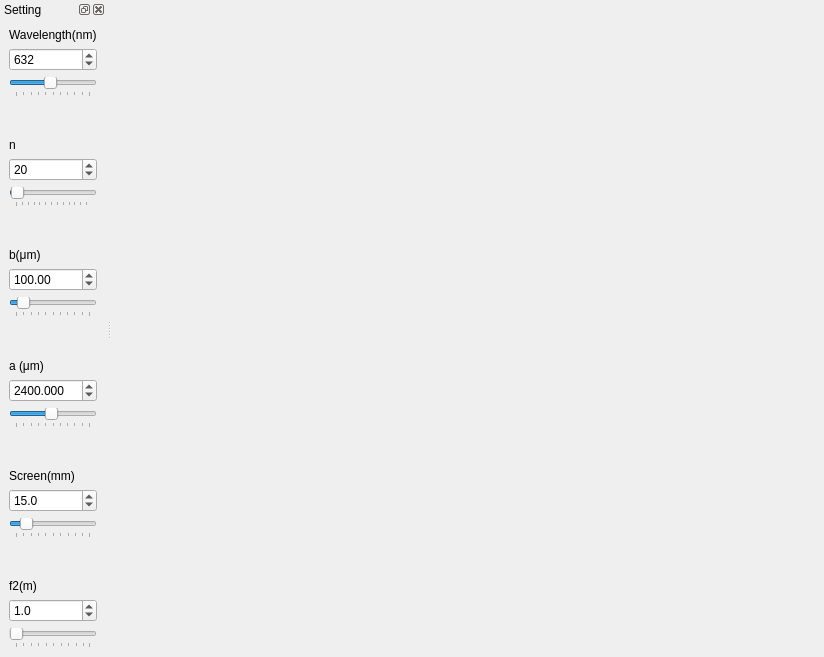
<?xml version="1.0" encoding="UTF-8"?>
<ui version="4.0">
 <class>MainWindow</class>
 <widget class="QMainWindow" name="MainWindow">
  <property name="geometry">
   <rect>
    <x>0</x>
    <y>0</y>
    <width>824</width>
    <height>657</height>
   </rect>
  </property>
  <property name="windowTitle">
   <string>Diffraction - Fraunhofer</string>
  </property>
  <widget class="QWidget" name="centralWidget">
   <layout class="QHBoxLayout" name="horizontalLayout">
    <item>
     <widget class="MPL_WIDGET_2D" name="mplwidget2D" native="true"/>
    </item>
   </layout>
  </widget>
  <widget class="QDockWidget" name="dockWidget">
   <property name="windowTitle">
    <string>Setting</string>
   </property>
   <attribute name="dockWidgetArea">
    <number>1</number>
   </attribute>
   <widget class="QWidget" name="dockWidgetContents_3">
    <layout class="QHBoxLayout" name="horizontalLayout_4">
     <item>
      <layout class="QVBoxLayout" name="verticalLayout">
       <item>
        <widget class="QLabel" name="label_lamda">
         <property name="text">
          <string>Wavelength(nm)</string>
         </property>
        </widget>
       </item>
       <item>
        <widget class="QSpinBox" name="SpinBox_lambda">
         <property name="statusTip">
          <string>Change the wave length of monochromatic light</string>
         </property>
         <property name="locale">
          <locale language="English" country="UnitedStates"/>
         </property>
         <property name="minimum">
          <number>400</number>
         </property>
         <property name="maximum">
          <number>900</number>
         </property>
         <property name="singleStep">
          <number>10</number>
         </property>
         <property name="value">
          <number>632</number>
         </property>
        </widget>
       </item>
       <item>
        <widget class="QSlider" name="slider_lambda">
         <property name="statusTip">
          <string>Change the wave length of monochromatic light</string>
         </property>
         <property name="locale">
          <locale language="English" country="UnitedStates"/>
         </property>
         <property name="minimum">
          <number>400</number>
         </property>
         <property name="maximum">
          <number>900</number>
         </property>
         <property name="singleStep">
          <number>10</number>
         </property>
         <property name="value">
          <number>632</number>
         </property>
         <property name="orientation">
          <enum>Qt::Horizontal</enum>
         </property>
         <property name="tickPosition">
          <enum>QSlider::TicksBelow</enum>
         </property>
         <property name="tickInterval">
          <number>50</number>
         </property>
        </widget>
       </item>
       <item>
        <spacer name="verticalSpacer">
         <property name="orientation">
          <enum>Qt::Vertical</enum>
         </property>
         <property name="sizeHint" stdset="0">
          <size>
           <width>20</width>
           <height>40</height>
          </size>
         </property>
        </spacer>
       </item>
       <item>
        <widget class="QLabel" name="label">
         <property name="text">
          <string>n</string>
         </property>
        </widget>
       </item>
       <item>
        <widget class="QDoubleSpinBox" name="SpinBox_n">
         <property name="decimals">
          <number>0</number>
         </property>
         <property name="minimum">
          <double>1.000000000000000</double>
         </property>
         <property name="maximum">
          <double>1000.000000000000000</double>
         </property>
         <property name="singleStep">
          <double>1.000000000000000</double>
         </property>
         <property name="value">
          <double>20.000000000000000</double>
         </property>
        </widget>
       </item>
       <item>
        <widget class="QSlider" name="slider_n">
         <property name="minimum">
          <number>1</number>
         </property>
         <property name="maximum">
          <number>1000</number>
         </property>
         <property name="singleStep">
          <number>20</number>
         </property>
         <property name="value">
          <number>20</number>
         </property>
         <property name="orientation">
          <enum>Qt::Horizontal</enum>
         </property>
         <property name="tickPosition">
          <enum>QSlider::TicksBelow</enum>
         </property>
         <property name="tickInterval">
          <number>80</number>
         </property>
        </widget>
       </item>
       <item>
        <spacer name="verticalSpacer_2">
         <property name="orientation">
          <enum>Qt::Vertical</enum>
         </property>
         <property name="sizeHint" stdset="0">
          <size>
           <width>20</width>
           <height>40</height>
          </size>
         </property>
        </spacer>
       </item>
       <item>
        <widget class="QLabel" name="label_b">
         <property name="text">
          <string>&lt;html&gt;&lt;head/&gt;&lt;body&gt;&lt;p&gt;b(&amp;mu;m)&lt;/p&gt;&lt;/body&gt;&lt;/html&gt;</string>
         </property>
        </widget>
       </item>
       <item>
        <widget class="QDoubleSpinBox" name="SpinBox_b">
         <property name="statusTip">
          <string>Change the width of the rectangular aperture</string>
         </property>
         <property name="locale">
          <locale language="English" country="UnitedStates"/>
         </property>
         <property name="decimals">
          <number>2</number>
         </property>
         <property name="minimum">
          <double>0.100000000000000</double>
         </property>
         <property name="maximum">
          <double>1000.000000000000000</double>
         </property>
         <property name="singleStep">
          <double>100.000000000000000</double>
         </property>
         <property name="value">
          <double>100.000000000000000</double>
         </property>
        </widget>
       </item>
       <item>
        <widget class="QSlider" name="slider_b">
         <property name="statusTip">
          <string>Change the width of the rectangular aperture</string>
         </property>
         <property name="locale">
          <locale language="English" country="UnitedStates"/>
         </property>
         <property name="minimum">
          <number>1</number>
         </property>
         <property name="maximum">
          <number>1000</number>
         </property>
         <property name="singleStep">
          <number>100</number>
         </property>
         <property name="pageStep">
          <number>100</number>
         </property>
         <property name="value">
          <number>100</number>
         </property>
         <property name="orientation">
          <enum>Qt::Horizontal</enum>
         </property>
         <property name="tickPosition">
          <enum>QSlider::TicksBelow</enum>
         </property>
         <property name="tickInterval">
          <number>100</number>
         </property>
        </widget>
       </item>
       <item>
        <spacer name="verticalSpacer_3">
         <property name="orientation">
          <enum>Qt::Vertical</enum>
         </property>
         <property name="sizeHint" stdset="0">
          <size>
           <width>20</width>
           <height>40</height>
          </size>
         </property>
        </spacer>
       </item>
       <item>
        <widget class="QLabel" name="label_e">
         <property name="locale">
          <locale language="English" country="UnitedStates"/>
         </property>
         <property name="text">
          <string>&lt;html&gt;&lt;head/&gt;&lt;body&gt;&lt;p&gt;a (&amp;mu;m)&lt;/p&gt;&lt;/body&gt;&lt;/html&gt;</string>
         </property>
        </widget>
       </item>
       <item>
        <widget class="QDoubleSpinBox" name="SpinBox_e">
         <property name="locale">
          <locale language="English" country="UnitedStates"/>
         </property>
         <property name="decimals">
          <number>3</number>
         </property>
         <property name="minimum">
          <double>0.000000000000000</double>
         </property>
         <property name="maximum">
          <double>5000.000000000000000</double>
         </property>
         <property name="singleStep">
          <double>10.000000000000000</double>
         </property>
         <property name="value">
          <double>2400.000000000000000</double>
         </property>
        </widget>
       </item>
       <item>
        <widget class="QSlider" name="slider_e">
         <property name="locale">
          <locale language="English" country="UnitedStates"/>
         </property>
         <property name="maximum">
          <number>5000</number>
         </property>
         <property name="singleStep">
          <number>10</number>
         </property>
         <property name="pageStep">
          <number>10</number>
         </property>
         <property name="value">
          <number>2400</number>
         </property>
         <property name="orientation">
          <enum>Qt::Horizontal</enum>
         </property>
         <property name="tickPosition">
          <enum>QSlider::TicksBelow</enum>
         </property>
         <property name="tickInterval">
          <number>500</number>
         </property>
        </widget>
       </item>
       <item>
        <spacer name="verticalSpacer_5">
         <property name="orientation">
          <enum>Qt::Vertical</enum>
         </property>
         <property name="sizeHint" stdset="0">
          <size>
           <width>20</width>
           <height>40</height>
          </size>
         </property>
        </spacer>
       </item>
       <item>
        <widget class="QLabel" name="label_a">
         <property name="text">
          <string>Screen(mm)</string>
         </property>
        </widget>
       </item>
       <item>
        <widget class="QDoubleSpinBox" name="SpinBox_a">
         <property name="statusTip">
          <string>Change the side of the square-shaped screen</string>
         </property>
         <property name="locale">
          <locale language="English" country="UnitedStates"/>
         </property>
         <property name="decimals">
          <number>1</number>
         </property>
         <property name="minimum">
          <double>0.100000000000000</double>
         </property>
         <property name="singleStep">
          <double>1.000000000000000</double>
         </property>
         <property name="value">
          <double>15.000000000000000</double>
         </property>
        </widget>
       </item>
       <item>
        <widget class="QSlider" name="slider_a">
         <property name="statusTip">
          <string>Change the side of the square-shaped screen</string>
         </property>
         <property name="locale">
          <locale language="English" country="UnitedStates"/>
         </property>
         <property name="minimum">
          <number>1</number>
         </property>
         <property name="maximum">
          <number>100</number>
         </property>
         <property name="value">
          <number>15</number>
         </property>
         <property name="orientation">
          <enum>Qt::Horizontal</enum>
         </property>
         <property name="tickPosition">
          <enum>QSlider::TicksBelow</enum>
         </property>
         <property name="tickInterval">
          <number>10</number>
         </property>
        </widget>
       </item>
       <item>
        <spacer name="verticalSpacer_4">
         <property name="orientation">
          <enum>Qt::Vertical</enum>
         </property>
         <property name="sizeHint" stdset="0">
          <size>
           <width>20</width>
           <height>40</height>
          </size>
         </property>
        </spacer>
       </item>
       <item>
        <widget class="QLabel" name="label_f2">
         <property name="text">
          <string>f2(m)</string>
         </property>
        </widget>
       </item>
       <item>
        <widget class="QDoubleSpinBox" name="SpinBox_f2">
         <property name="statusTip">
          <string>Change the focal length f2 of the lens L2</string>
         </property>
         <property name="locale">
          <locale language="English" country="UnitedStates"/>
         </property>
         <property name="decimals">
          <number>1</number>
         </property>
         <property name="minimum">
          <double>0.100000000000000</double>
         </property>
         <property name="maximum">
          <double>50.000000000000000</double>
         </property>
         <property name="value">
          <double>1.000000000000000</double>
         </property>
        </widget>
       </item>
       <item>
        <widget class="QSlider" name="slider_f2">
         <property name="statusTip">
          <string>Change the focal length f2 of the lens L2</string>
         </property>
         <property name="minimum">
          <number>1</number>
         </property>
         <property name="maximum">
          <number>50</number>
         </property>
         <property name="value">
          <number>1</number>
         </property>
         <property name="orientation">
          <enum>Qt::Horizontal</enum>
         </property>
         <property name="tickPosition">
          <enum>QSlider::TicksBelow</enum>
         </property>
         <property name="tickInterval">
          <number>5</number>
         </property>
        </widget>
       </item>
      </layout>
     </item>
    </layout>
   </widget>
  </widget>
 </widget>
 <customwidgets>
  <customwidget>
   <class>MPL_WIDGET_2D</class>
   <extends>QWidget</extends>
   <header location="global">mplwidget</header>
   <container>1</container>
  </customwidget>
 </customwidgets>
 <resources/>
 <connections/>
</ui>
